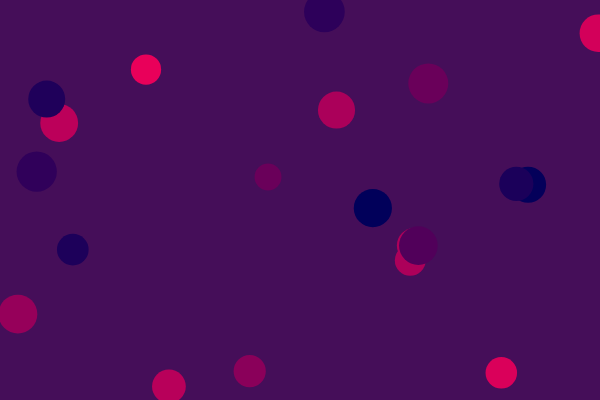
Frame 1 (no input)
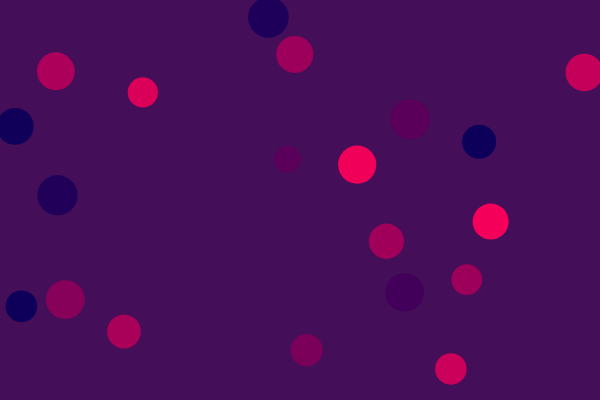
Frame 60 (no input)
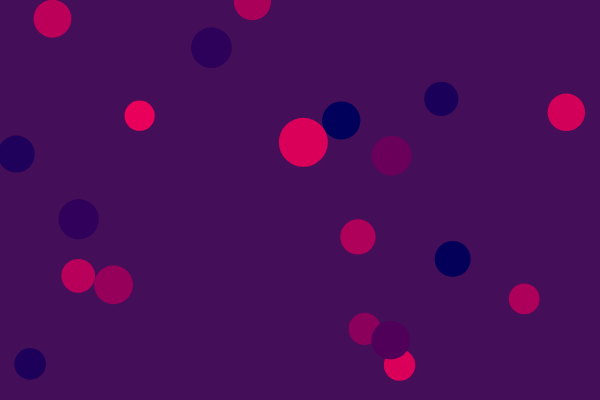
Frame 120 (the mouse pressed at the canvas centre since frame 60)

The p5.js sketch that drew these frames (run headless with seeded random() and noise() and a simulated clock; from frame 60 on, the mouse is pressed at the canvas centre):

// p5.js sketch
// ── sketch.js
// DM2008 — Activity 4b [Guided]
// Objects in Motion (50 min)
//
// You have a working Agent class to start with — your job is to bring it to life.
// Each agent moves, changes over time, and is drawn to the screen.
// Mouse click adds a new agent. C clears them all.
//
// Things to try:
// - Change the starting values (size, speed, color) to see what happens
// - Make agents bounce instead of wrap — what needs to change?
// - Add a second method to your class beyond update() and show()
//
// Stretch: give each agent a lifespan — shrink or fade it over time, then remove it.
// Hint: a backward loop lets you safely splice items while iterating.

let agents = [];
const NUM_START = 20;

function setup() {
  createCanvas(600, 400);
  noStroke();

  for (let i = 0; i < NUM_START; i++) {
    let x = random(width);
    let y = random(height);
    let sz = random(25, 45);
    let speedX = random(-1, 1);
    let speedY = random(-1, 1);
    agents.push(new Agent(x, y, sz, speedX, speedY));
  }
}

function draw() {
  background("#450e59");

  for (let i = 0; i < agents.length; i++) {
    agents[i].update();
    agents[i].show();

  }
}

function mousePressed() {
  let sz = random(30, 50);
  let speedX = random(-2, 2);
  let speedY = random(-2, 2);
  agents.push(new Agent(mouseX, mouseY, sz, speedX, speedY));
}

function keyPressed() {
  // Replacing the array with an empty one effectively clears all agents
  if (key == "C" || key == "c") {
    agents = [];
  }
}

class Agent {
  constructor(x, y, sz, speedX, speedY) {
    this.x = x;
    this.y = y;
    this.sz = sz;
    this.dx = speedX;
    this.dy = speedY;
    this.col = random(255); // a color value that will change over time
    // What else might your agent need to know about itself?
  }

  update() {
    // Position changes by speed each frame — can you see why?
    this.x += this.dx;
    this.y += this.dy;

    // This is a property changing over time — try changing size or speed instead
    this.col = (this.col + 30) % 255;

    // This wraps agents around the edges — could you make them bounce instead?
    if (this.x > width) {
      this.dx *= -1;
    }
    if (this.x < 0) {
      this.dx *= -1;
    }
    if (this.y > height) {
      this.dy *= -1;
    }
    if (this.y < 0) {
      this.dy *= -1;
    }
  }

  show() {
    // this.col drives the color shift — how could you use your other properties here?
    fill(this.col, 0, 90);
    ellipse(this.x, this.y, this.sz);
  }
}
